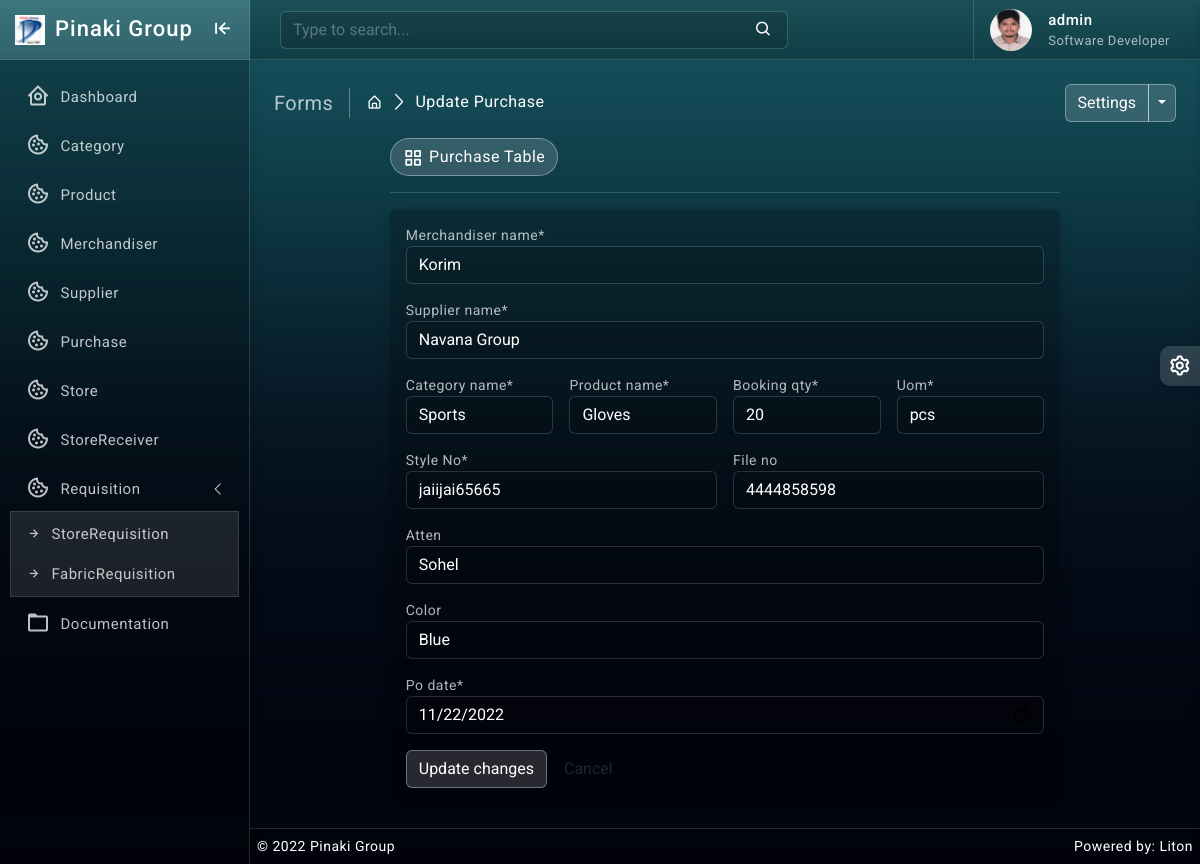
/purchase/1/ (signed in), run on an earlier commit of the app's database.
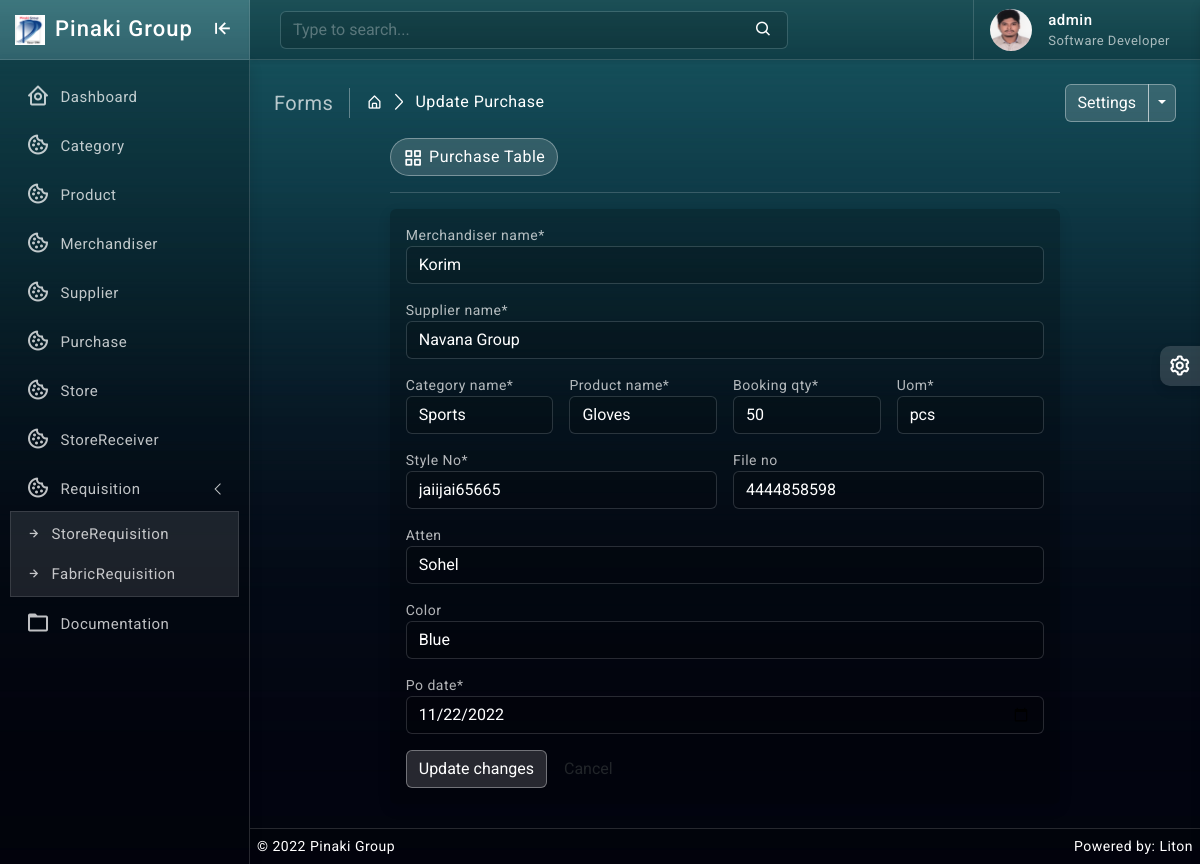
And on a later commit of the database.
### purchase/models.py (models this page shows, shortened)
class Purchase(models.Model):
    merchandiser_name = models.ForeignKey(Merchandiser, on_delete=models.CASCADE, blank=False)
    product_name = models.ForeignKey(Product, on_delete=models.CASCADE, blank=False)
    category_name = models.ForeignKey(Category, on_delete=models.CASCADE, blank=False)
    supplier_name = models.ForeignKey(Supplier, on_delete=models.CASCADE, blank=False)
    booking_qty = models.PositiveIntegerField(default=1)
    style_no = models.CharField(max_length=32, null=True, blank=True)
    color = models.CharField(max_length=64, null=True, blank=True)
    po_date = models.DateField(default= now)
    atten = models.CharField(max_length=64, null=True, blank=True)
    file_no = models.CharField(max_length=64, null=True, blank=True, unique=True)
    UOM = (
        ('', 'Select'),
        ('kg', 'kg'),
        ('miter', 'miter'),
        ('yard', 'yard'),
        ('pcs', 'pcs'),
        ('pound', 'pound'),
        ('g', 'g'),
        ('gg', 'gg'),
        ('litre', 'litre'),
        ('dg', 'dg'),
        ('1000 pcs', '1000 pcs'),
    )
    uom = models.CharField(max_length=64, null=True, blank=False, choices=UOM)
    updated_at = models.DateTimeField(auto_now=True)

### purchase/views.py (the view)
# urls.py: path('<int:pk>/', views.purchase_update, name='purchase_update'),
@login_required
def purchase_update(request, pk):
    get_purchase_data = get_object_or_404(Purchase, pk=pk)
    form = PurchaseForm(instance=get_purchase_data)
    if request.method == 'POST':
        form = PurchaseForm(request.POST, instance=get_purchase_data)
        if form.is_valid():
            form.save()
            messages.success(request, 'Purchase updated successfully')
            return redirect('purchase_read')
    context = {
        'form': form
    }
    return render(request, 'purchase/update.html', context)

### category/models.py (called while the page is built)
    def __str__(self):
        return self.name

### merchandiser/models.py (called while the page is built)
    def __str__(self):
        return self.name

### product/models.py (called while the page is built)
    def __str__(self):
        return self.name

### supplier/models.py (called while the page is built)
    def __str__(self):
        return self.company_name

### templates/purchase/update.html (shortened to what this page needs)
{% extends 'base/base.html' %}
{% block body %}
{% load crispy_forms_tags %}
{% load static %}
<div class="page-wrapper">
	<div class="page-content">
		<div class="page-breadcrumb d-none d-sm-flex align-items-center mb-3">
			<div class="breadcrumb-title pe-3">Forms</div>
			<div class="ps-3">
				<nav aria-label="breadcrumb">
					<ol class="breadcrumb mb-0 p-0">
						<li class="breadcrumb-item">
							<a href="#">
								<i class="bx bx-home-alt"></i>
							</a>
						</li>
						<li class="breadcrumb-item active" aria-current="page">Update Purchase</li>
					</ol>
				</nav>
			</div>
			<div class="ms-auto">
				<div class="btn-group">
					<button type="button" class="btn btn-light">Settings</button>
					<button type="button" class="btn btn-light dropdown-toggle dropdown-toggle-split" data-bs-toggle="dropdown">
					</button>
				</div>
			</div>
		</div>
		<div class="row">
			<div class="col-xl-9 mx-auto">
				<div class="ms-auto">
					<a href="{% url 'purchase_read' %}" class="btn btn-light radius-30 mt-2 mt-lg-0">
						<i class="bx bx-grid-alt"></i>Purchase Table
					</a>
				</div>
				<hr/>
				<div class="card">
					<div class="card-body">
						<form class="row g-3" method="POST">
							<div class="col-sm-12">
								<div class="controls">
									{{ form.merchandiser_name|as_crispy_field }}
								</div>
							</div><br>
							<div class="col-sm-12">
								<div class="controls">
									{{ form.supplier_name|as_crispy_field }}
								</div>
							</div><br>
							<div class="col-sm-3">
								<div class="controls">
									{{ form.category_name|as_crispy_field }}
								</div>
							</div><br>
							<div class="col-sm-3">
								<div class="controls">
									{{ form.product_name|as_crispy_field }}
								</div>
							</div><br>
							<div class="col-sm-3">
								<div class="controls">
									{{ form.booking_qty|as_crispy_field }}
								</div>
							</div><br>
							<div class="col-sm-3">
								<div class="controls">
									{{ form.uom|as_crispy_field }}
								</div>
							</div><br>
							<div class="col-sm-6">
								<div class="controls">
									{{ form.style_no|as_crispy_field }}
								</div>
							</div><br>
							<div class="col-sm-6">
								<div class="controls">
									{{ form.file_no|as_crispy_field }}
								</div>
							</div><br>
							<div class="col-sm-12">
								<div class="controls">
									{{ form.atten|as_crispy_field }}
								</div>
							</div><br>
							<div class="col-sm-12">
								<div class="controls">
									{{ form.color|as_crispy_field }}
								</div>
							</div><br>
							<div class="col-sm-12">
								<div class="controls">
									{{ form.po_date|as_crispy_field }}
								</div>
							</div><br>
							<div class="form-actions">
								<button type="submit" class="btn btn-light">Update changes</button>
								<button type="reset" class="btn">Cancel</button>
							</div>
						</form>
					</div>
				</div>
			</div>
		</div>
	</div>
</div>
{% endblock body %}

What changed in the data, as far as the page shows it:
changed Purchase "Korim": booking_qty "20" → "50"
